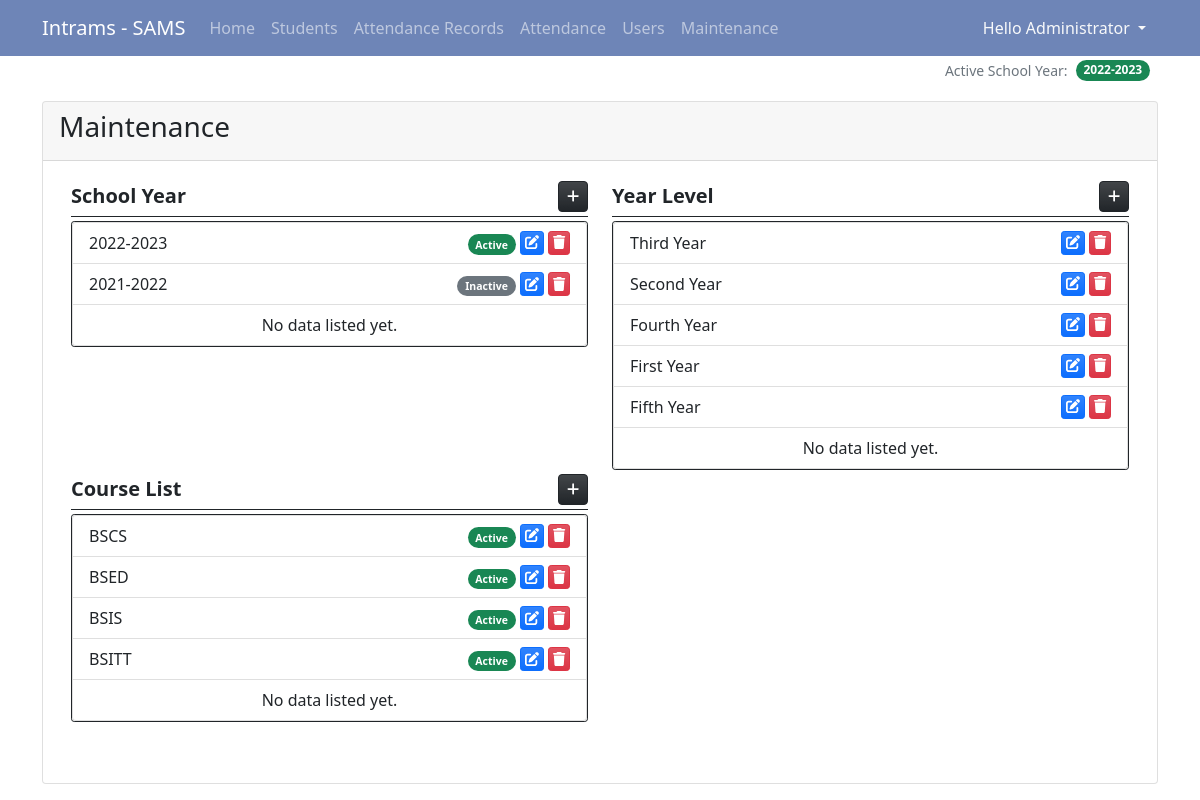
Screenshot of /?page=maintenance (signed in) with the database file from the repository.
### tables this page shows
CREATE TABLE school_year (
            `sy_id` INTEGER NOT NULL PRIMARY KEY AUTOINCREMENT,
            `school_year` TEXT NOT NULL,
            `status` INTEGER NOT NULL DEFAULT 0,
            `date_created` TIMESTAMP DEFAULT CURRENT_TIMESTAMP
        );

CREATE TABLE year_lvl (
            `yl_id` INTEGER NOT NULL PRIMARY KEY AUTOINCREMENT,
            `year_level` TEXT NOT NULL,
            `date_created` TIMESTAMP DEFAULT CURRENT_TIMESTAMP
        );

CREATE TABLE course_list (
            `course_id` INTEGER NOT NULL PRIMARY KEY AUTOINCREMENT,
            `name` TEXT NOT NULL,
            `status` INTEGER NOT NULL DEFAULT 1,
            `date_created` TIMESTAMP DEFAULT CURRENT_TIMESTAMP
        );

### maintenance.php (the view, shortened to what this page needs)
<div class="card h-100 d-flex flex-column">
    <div class="card-header d-flex justify-content-between">
        <h3 class="card-title">Maintenance</h3>
    </div>
    <div class="card-body flex-grow-1">
        <div class="container-fluid">
            <div class="col-12 h-100">
                <div class="row h-100">
                    <div class="col-md-6 h-100 d-flex flex-column">
                        <div class="w-100 d-flex border-bottom border-dark py-1 mb-1">
                            <div class="fs-5 col-auto flex-grow-1"><b>School Year</b></div>
                            <div class="col-auto flex-grow-0 d-flex justify-content-end">
                                <a href="javascript:void(0)" id="new_sy" class="btn btn-dark btn-sm bg-gradient rounded-2" title="Add School Year"><span class="fa fa-plus"></span></a>
                            </div>
                        </div>
                        <div class="h-100 overflow-auto border rounded-1 border-dark">
                            <ul class="list-group">
                                <?php
                                $sy_qry = $conn->query("SELECT * FROM `school_year` order by `school_year` desc");
                                while($row = $sy_qry->fetchArray()):
                                ?>
                                <li class="list-group-item d-flex">
                                    <div class="col-auto flex-grow-1">
                                        <?php echo $row['school_year'] ?>
                                    </div>
                                    <div class="col-auto">
                                        <?php if($row['status'] == 1): ?>
                                            <a href="javascript:void(0)" class="update_stat_sy badge bg-success bg-gradiend rounded-pill text-decoration-none me-1" title="Update Status" data-toStat = "0" data-id="<?php echo $row['sy_id'] ?>" data-name="<?php echo $row['school_year'] ?>"><small>Active</small></a>
                                            <?php else: ?>
                                            <a href="javascript:void(0)" class="update_stat_sy badge bg-secondary bg-gradiend rounded-pill text-decoration-none me-1" title="Update Status" data-toStat = "1" data-id="<?php echo $row['sy_id'] ?>"  data-name="<?php echo $row['school_year'] ?>"><small>Inactive</small></a>
                                        <?php endif; ?>
                                    </div>
                                    <div class="col-auto d-flex justify-content-end">
                                        <a href="javascript:void(0)" class="edit_school_year btn btn-sm btn-primary bg-gradient py-0 px-1 me-1" title="Edit School Year Details" data-id="<?php echo $row['sy_id'] ?>"  data-name="<?php echo $row['school_year'] ?>"><span class="fa fa-edit"></span></a>
                                        <a href="javascript:void(0)" class="delete_school_year btn btn-sm btn-danger bg-gradient py-0 px-1" title="Delete School Year" data-id="<?php echo $row['sy_id'] ?>"  data-name="<?php echo $row['school_year'] ?>"><span class="fa fa-trash"></span></a>
                                    </div>
                                </li>
                                <?php endwhile; ?>
                                <?php if(!$sy_qry->fetchArray()): ?>
                                    <li class="list-group-item text-center">No data listed yet.</li>
                                <?php endif; ?>
                            </ul>
                        </div>
                    </div>
                    <div class="col-md-6 h-100 d-flex flex-column">
                        <div class="w-100 d-flex border-bottom border-dark py-1 mb-1">
                            <div class="fs-5 col-auto flex-grow-1"><b>Year Level</b></div>
                            <div class="col-auto flex-grow-0 d-flex justify-content-end">
                                <a href="javascript:void(0)" id="new_year_lvl" class="btn btn-dark btn-sm bg-gradient rounded-2" title="Add Year Level"><span class="fa fa-plus"></span></a>
                            </div>
                        </div>
                        <div class="h-100 overflow-auto border rounded-1 border-dark">
                            <ul class="list-group">
                                <?php
                                $yl_qry = $conn->query("SELECT * FROM `year_lvl` order by `year_level` desc");
                                while($row = $yl_qry->fetchArray()):
                                ?>
                                <li class="list-group-item d-flex">
                                    <div class="col-auto flex-grow-1">
                                        <?php echo $row['year_level'] ?>
                                    </div>
                                    <div class="col-auto d-flex justify-content-end">
                                        <a href="javascript:void(0)" class="edit_year_lvl btn btn-sm btn-primary bg-gradient py-0 px-1 me-1" title="Edit School Year Details" data-id="<?php echo $row['yl_id'] ?>"  data-name="<?php echo $row['year_level'] ?>"><span class="fa fa-edit"></span></a>
                                        <a href="javascript:void(0)" class="delete_year_lvl btn btn-sm btn-danger bg-gradient py-0 px-1" title="Delete School Year" data-id="<?php echo $row['yl_id'] ?>"  data-name="<?php echo $row['year_level'] ?>"><span class="fa fa-trash"></span></a>
                                    </div>
                                </li>
                                <?php endwhile; ?>
                                <?php if(!$yl_qry->fetchArray()): ?>
                                    <li class="list-group-item text-center">No data listed yet.</li>
                                <?php endif; ?>
                            </ul>
                        </div>
                    </div>
                    <div class="col-md-6 h-100 d-flex flex-column">
                        <div class="w-100 d-flex border-bottom border-dark py-1 mb-1">
                            <div class="fs-5 col-auto flex-grow-1"><b>Course List</b></div>
                            <div class="col-auto flex-grow-0 d-flex justify-content-end">
                                <a href="javascript:void(0)" id="new_course" class="btn btn-dark btn-sm bg-gradient rounded-2" title="Add course"><span class="fa fa-plus"></span></a>
                            </div>
                        </div>
                        <div class="h-100 overflow-auto border rounded-1 border-dark">
                            <ul class="list-group">
                                <?php
                                $course_qry = $conn->query("SELECT * FROM `course_list` order by `name` asc");
                                while($row = $course_qry->fetchArray()):
                                ?>
                                <li class="list-group-item d-flex">
                                    <div class="col-auto flex-grow-1">
                                        <?php echo $row['name'] ?>
                                    </div>
                                    <div class="col-auto">
                                        <?php if($row['status'] == 1): ?>
                                            <a href="javascript:void(0)" class="update_stat_course badge bg-success bg-gradiend rounded-pill text-decoration-none me-1" title="Update Status" data-toStat = "0" data-id="<?php echo $row['course_id'] ?>" data-name="<?php echo $row['name'] ?>"><small>Active</small></a>
                                            <?php else: ?>
                                            <a href="javascript:void(0)" class="update_stat_course badge bg-secondary bg-gradiend rounded-pill text-decoration-none me-1" title="Update Status" data-toStat = "1" data-id="<?php echo $row['course_id'] ?>"  data-name="<?php echo $row['name'] ?>"><small>Inactive</small></a>
                                        <?php endif; ?>
                                    </div>
                                    <div class="col-auto d-flex justify-content-end">
                                        <a href="javascript:void(0)" class="edit_course btn btn-sm btn-primary bg-gradient py-0 px-1 me-1" title="Edit Course Details" data-id="<?php echo $row['course_id'] ?>"  data-name="<?php echo $row['name'] ?>"><span class="fa fa-edit"></span></a>
                                        <a href="javascript:void(0)" class="delete_course btn btn-sm btn-danger bg-gradient py-0 px-1" title="Delete Course" data-id="<?php echo $row['course_id'] ?>"  data-name="<?php echo $row['name'] ?>"><span class="fa fa-trash"></span></a>
                                    </div>
                                </li>
                                <?php endwhile; ?>
                                <?php if(!$course_qry->fetchArray()): ?>
                                    <li class="list-group-item text-center">No data listed yet.</li>
                                <?php endif; ?>
                            </ul>
                        </div>
                    </div>
                </div>
            </div>
        </div>
    </div>
</div>

### index.php (style rules this page uses)
html,body { height:100%; width:100%; }

### rows the page displays
school_year: school_year "2022-2023"
school_year: school_year "2021-2022"
year_lvl: year_level "Third Year"
year_lvl: year_level "Second Year"
year_lvl: year_level "Fourth Year"
year_lvl: year_level "First Year"
year_lvl: year_level "Fifth Year"
course_list: name "BSCS"
course_list: name "BSED"
course_list: name "BSIS"
course_list: name "BSITT"

### other values shown
$_SESSION['fullname'] "Administrator"
$_SESSION['sy'] "2022-2023"
